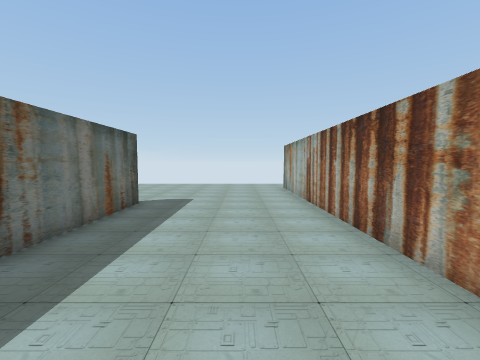
View 1 (above)

19 first-person views from a walk through a Unity game level. The camera is 1.4 m above the floor, tilts 4° down and sees 90° across. The floor is counted in squares, 1 m on a side. Each view is taken from the middle of a square. On the plan, view 1 faces up. The plan holds only what a view shows up to about 13 squares ahead; the rest is blank. The place goes on beyond the plan. The player character is not drawn.

View 2
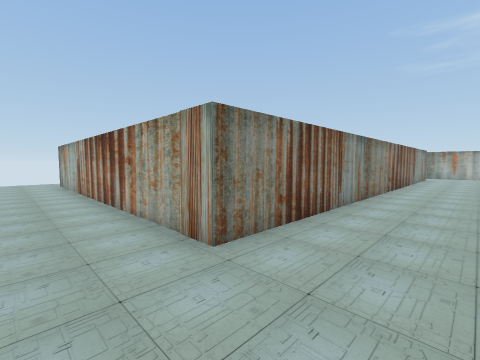

View 3
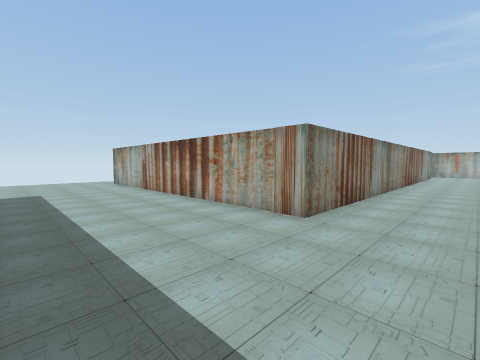

View 4
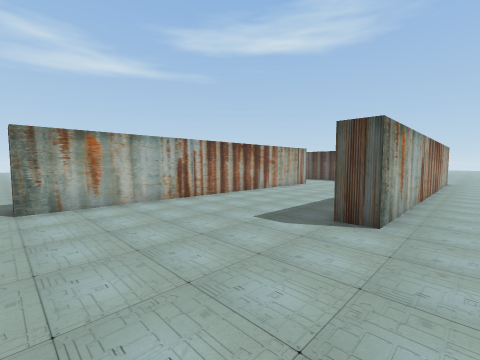

View 5
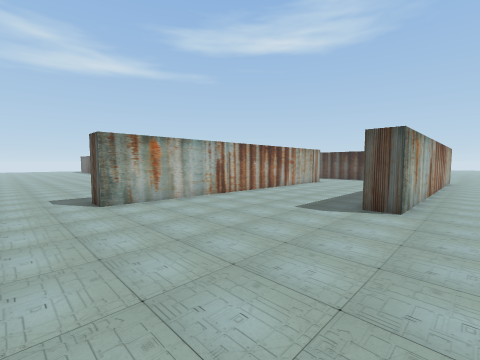

View 6
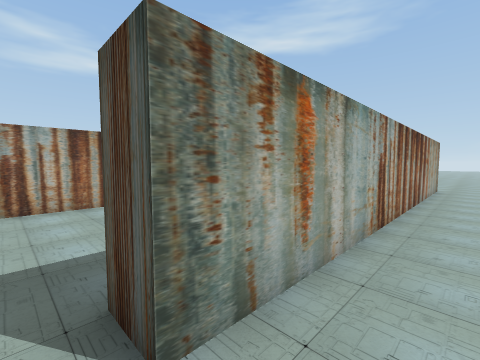

View 7
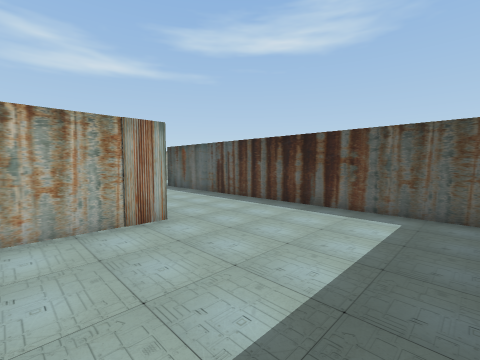

View 8
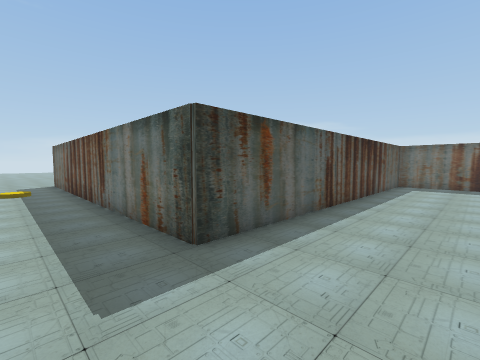

View 9
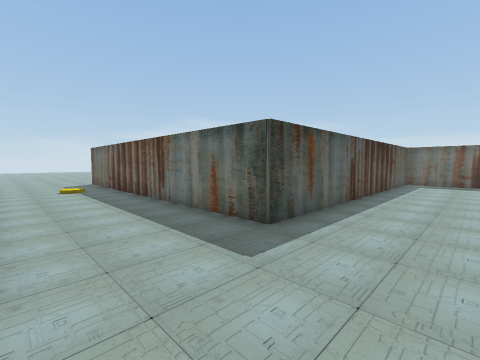

View 10
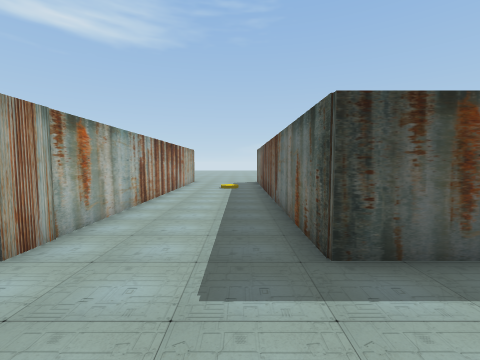

View 11
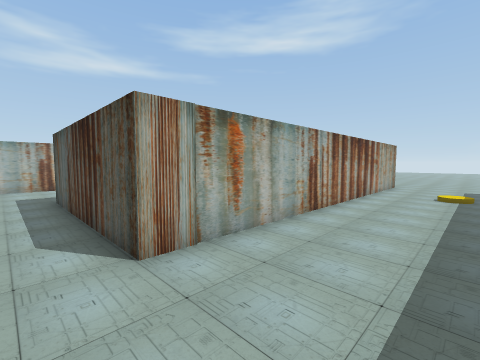

View 12
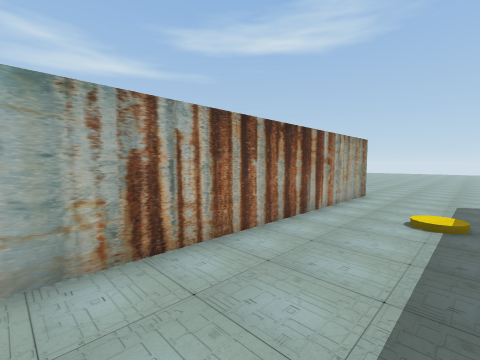

View 13
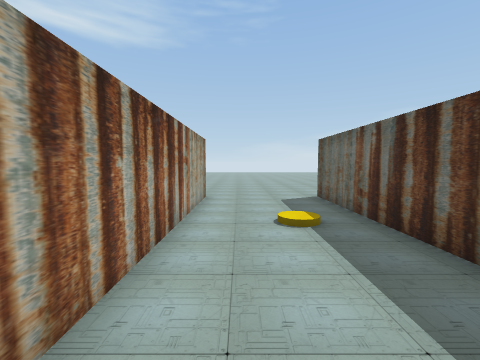

View 14
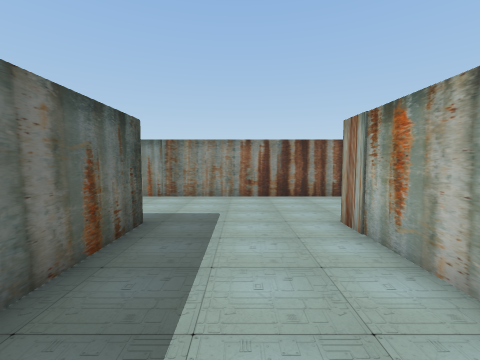

View 15
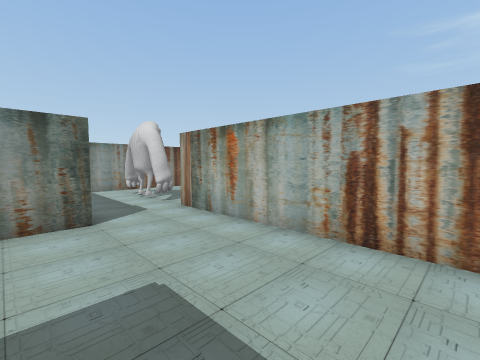

View 16
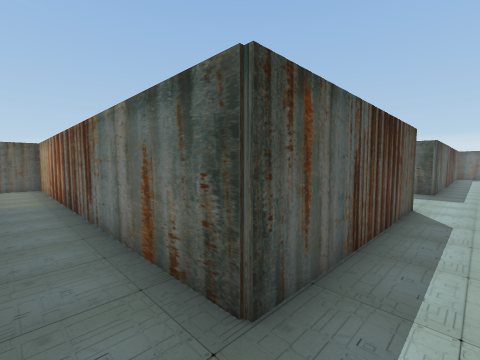

View 17
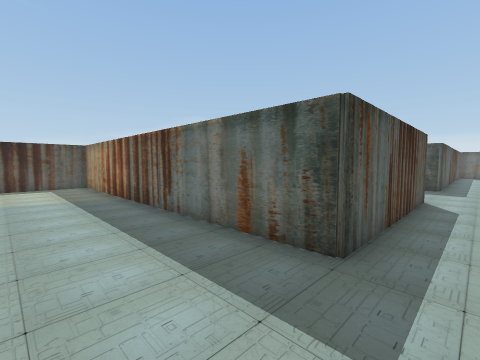

View 18
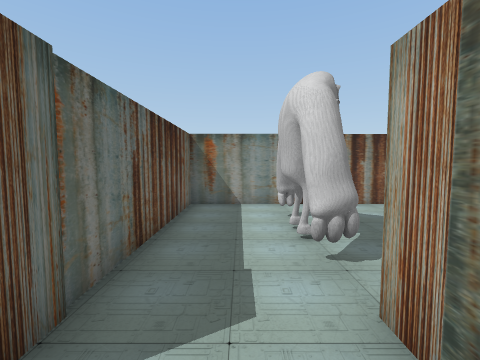

View 19
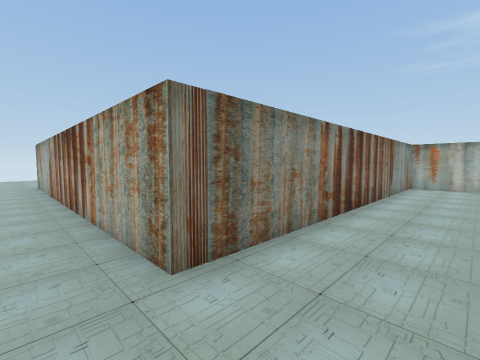

### Floor plan
Points are (right, up) in squares from view 1. A wall is a line through its corners. A room is listed if a view was taken in it or the views show most of it. See-through windows are left out.
Room 1 (views 1, 2, 3, 4, 5, 6, 7, 8, 9, 10, 11, 12, 13, 14, 15, 16, 17, 18)
walls: (17.4, -0.9) (2.5, -0.9) (2.5, 13.8); (-3.5, -1.9) (-3.5, -3.9); (-3.1, -5.3) (10.7, -5.3) (10.7, -20.1); (-4.6, -6.4) (-4.6, 8.3) (-3.5, 8.3) (-3.5, 3.5); (24.5, -0.9) (22.9, -0.9); (27.3, -7.1) (27.3, -1.4); (15.4, -20.1) (15.4, -5.3) (22.5, -5.3) (22.5, -19.7) (26.1, -19.7)
ways out: opening at (-5.5, -7) to room 2; opening at (2.3, 15); opening at (25.5, -0.5)
Room 2 (view 19)
walls: (9.7, -9.1) (9.7, -6.4) (-4.6, -6.4)
ways out: opening at (-5.5, -7) to room 1

Where each view was taken, in squares from view 1:
view 1: 0 up, 0 right, facing up
view 2: 4 down, 0 right, facing up-right
view 3: 4 down, 3 left, facing up-right
view 4: 14 up, 6 left, facing down-right
view 5: 16 up, 6 left, facing down-right
view 6: 9 up, 6 left, facing down-right
view 7: 2 up, 3 left, facing down-right
view 8: 2 down, 13 right, facing down-left
view 9: 2 down, 15 right, facing down-left
view 10: 2 down, 12 right, facing down
view 11: 4 down, 12 right, facing down-right
view 12: 9 down, 12 right, facing down-right
view 13: 10 down, 14 right, facing down
view 14: 11 down, 13 right, facing up
view 15: 7 down, 23 right, facing up-right
view 16: 4 down, 24 right, facing down-left
view 17: 4 down, 26 right, facing down-left
view 18: 2 down, 26 right, facing up
view 19: 9 down, 6 left, facing up-right
